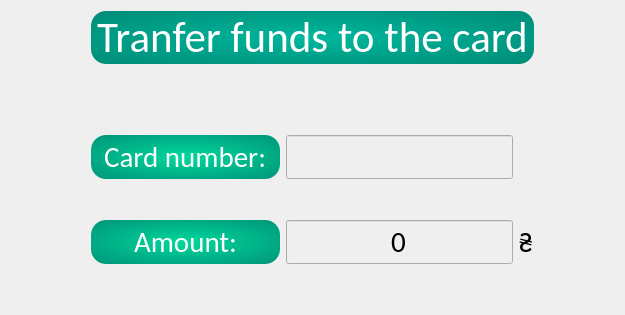
        <widget class="QWidget" name="page_6">
         <layout class="QGridLayout" name="gridLayout_16">
          <item row="0" column="0">
           <layout class="QGridLayout" name="gridLayout_15">
            <item row="4" column="4">
             <spacer name="horizontalSpacer_23">
              <property name="orientation">
               <enum>Qt::Horizontal</enum>
              </property>
              <property name="sizeType">
               <enum>QSizePolicy::Fixed</enum>
              </property>
              <property name="sizeHint" stdset="0">
               <size>
                <width>80</width>
                <height>20</height>
               </size>
              </property>
             </spacer>
            </item>
            <item row="4" column="1">
             <widget class="QLabel" name="label_35">
              <property name="font">
               <font>
                <family>Calibri</family>
                <pointsize>22</pointsize>
               </font>
              </property>
              <property name="styleSheet">
               <string notr="true">background-color: qradialgradient(spread:pad, cx:0.5, cy:0.5, radius:1.0, fx:0.5, fy:0.5, stop:0 #00d89d, stop:1 #007868);
border-radius: 15px;
color:white;</string>
              </property>
              <property name="text">
               <string>Amount:</string>
              </property>
              <property name="alignment">
               <set>Qt::AlignCenter</set>
              </property>
             </widget>
            </item>
            <item row="2" column="1">
             <widget class="QLabel" name="label_34">
              <property name="font">
               <font>
                <family>Calibri</family>
                <pointsize>22</pointsize>
               </font>
              </property>
              <property name="styleSheet">
               <string notr="true">background-color: qradialgradient(spread:pad, cx:0.5, cy:0.5, radius:1.0, fx:0.5, fy:0.5, stop:0 #00d89d, stop:1 #007868);
border-radius: 15px;
color:white;</string>
              </property>
              <property name="text">
               <string>  Card number:  </string>
              </property>
             </widget>
            </item>
            <item row="4" column="2">
             <widget class="QLineEdit" name="lineEdit_transfer_amount">
              <property name="enabled">
               <bool>false</bool>
              </property>
              <property name="font">
               <font>
                <family>Calibri</family>
                <pointsize>22</pointsize>
               </font>
              </property>
              <property name="styleSheet">
               <string notr="true">:disabled { 
color:black;
}
</string>
              </property>
              <property name="text">
               <string>0</string>
              </property>
              <property name="alignment">
               <set>Qt::AlignCenter</set>
              </property>
             </widget>
            </item>
            <item row="5" column="2">
             <spacer name="verticalSpacer_13">
              <property name="orientation">
               <enum>Qt::Vertical</enum>
              </property>
              <property name="sizeHint" stdset="0">
               <size>
                <width>20</width>
                <height>40</height>
               </size>
              </property>
             </spacer>
            </item>
            <item row="3" column="2">
             <spacer name="verticalSpacer_10">
              <property name="orientation">
               <enum>Qt::Vertical</enum>
              </property>
              <property name="sizeType">
               <enum>QSizePolicy::Fixed</enum>
              </property>
              <property name="sizeHint" stdset="0">
               <size>
                <width>20</width>
                <height>35</height>
               </size>
              </property>
             </spacer>
            </item>
            <item row="1" column="2">
             <spacer name="verticalSpacer_12">
              <property name="orientation">
               <enum>Qt::Vertical</enum>
              </property>
              <property name="sizeType">
               <enum>QSizePolicy::Fixed</enum>
              </property>
              <property name="sizeHint" stdset="0">
               <size>
                <width>20</width>
                <height>65</height>
               </size>
              </property>
             </spacer>
            </item>
            <item row="4" column="0">
             <spacer name="horizontalSpacer_21">
              <property name="orientation">
               <enum>Qt::Horizontal</enum>
              </property>
              <property name="sizeType">
               <enum>QSizePolicy::Fixed</enum>
              </property>
              <property name="sizeHint" stdset="0">
               <size>
                <width>80</width>
                <height>20</height>
               </size>
              </property>
             </spacer>
            </item>
            <item row="4" column="3">
             <widget class="QLabel" name="label_39">
              <property name="font">
               <font>
                <family>Calibri</family>
                <pointsize>22</pointsize>
               </font>
              </property>
              <property name="text">
               <string>₴</string>
              </property>
             </widget>
            </item>
            <item row="0" column="1" colspan="3">
             <widget class="QLabel" name="label_38">
              <property name="font">
               <font>
                <family>Calibri</family>
                <pointsize>32</pointsize>
               </font>
              </property>
              <property name="styleSheet">
               <string notr="true">background-color: qradialgradient(spread:pad, cx:0.5, cy:0.5, radius:1.0, fx:0.5, fy:0.5, stop:0 rgba(0, 184, 157, 255), stop:1 rgba(0, 120, 103, 255));
border-radius: 15px;
color:white;</string>
              </property>
              <property name="text">
               <string>Tranfer funds to the card</string>
              </property>
              <property name="alignment">
               <set>Qt::AlignCenter</set>
              </property>
             </widget>
            </item>
            <item row="2" column="2">
             <widget class="QLineEdit" name="lineEdit_transfer_card">
              <property name="enabled">
               <bool>false</bool>
              </property>
              <property name="font">
               <font>
                <family>Calibri</family>
                <pointsize>22</pointsize>
               </font>
              </property>
              <property name="styleSheet">
               <string notr="true">:disabled { 
color:black;
}
</string>
              </property>
              <property name="text">
               <string/>
              </property>
              <property name="alignment">
               <set>Qt::AlignCenter</set>
              </property>
             </widget>
            </item>
           </layout>
          </item>
         </layout>
        </widget>
